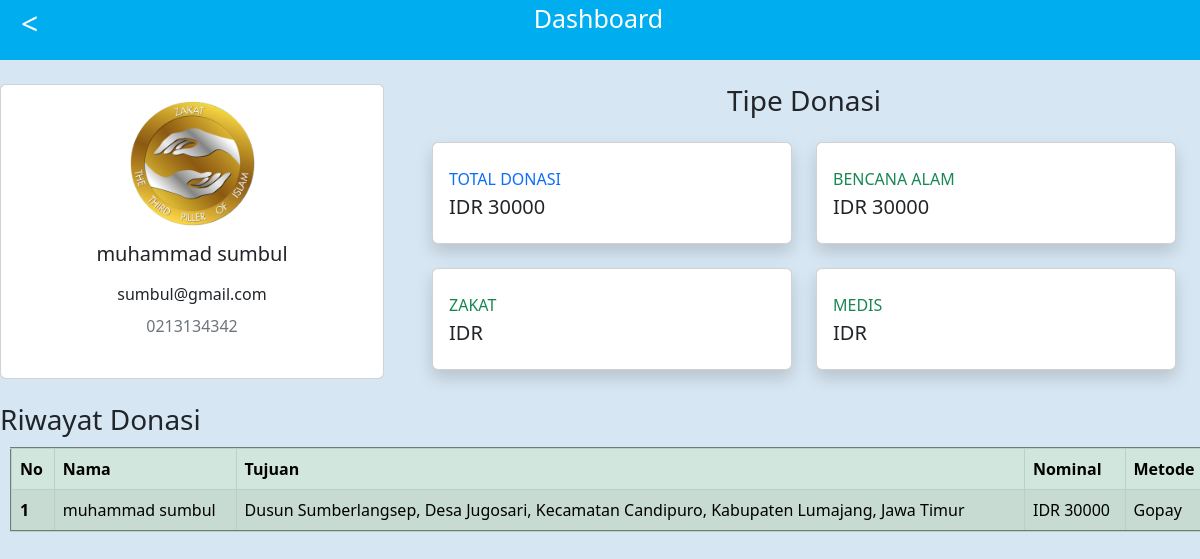
Page /histori/histori.php (signed in) on the committed database.
### tables this page shows
CREATE TABLE `profil` (
  `id_profil` int(11) NOT NULL,
  `username` varchar(50) NOT NULL,
  `profil` text NOT NULL
);

CREATE TABLE `users` (
  `nama` varchar(255) NOT NULL,
  `username` varchar(50) NOT NULL,
  `tgl_lahir` date NOT NULL,
  `email` varchar(50) NOT NULL,
  `no_tlpn` varchar(15) NOT NULL,
  `password` varchar(255) NOT NULL
);

CREATE TABLE `payment` (
  `id_payment` int(11) NOT NULL,
  `id_dana` int(11) NOT NULL,
  `username` varchar(50) NOT NULL,
  `nominal` int(255) NOT NULL,
  `metode` int(3) NOT NULL,
  `nama` varchar(255) NOT NULL,
  `email` varchar(50) NOT NULL,
  `doa` varchar(255) NOT NULL
);

CREATE TABLE `galangdana` (
  `id_dana` int(11) NOT NULL,
  `username` varchar(50) NOT NULL,
  `judul` varchar(255) NOT NULL,
  `tujuan` varchar(255) NOT NULL,
  `nama` varchar(255) NOT NULL,
  `waktu` date NOT NULL,
  `jenis` int(11) NOT NULL,
  `target` int(255) NOT NULL,
  `cerita` varchar(255) NOT NULL,
  `gambar` text NOT NULL
);

CREATE TABLE `metode` (
  `id_metode` int(3) NOT NULL,
  `nama` varchar(255) NOT NULL
);

### histori/histori.php (the view, shortened to what this page needs)
<?php
  include "../conf/koneksi.php";
  $username ="";
  $email = "";
  $no = "";
  if(isset($_SESSION["loginUsername"])){
    $loginUsername = $_SESSION["loginUsername"];
    $result = mysqli_query($koneksi, "SELECT * FROM users WHERE username = '$loginUsername'");
    $row = mysqli_fetch_assoc($result);
    $username = $row["nama"];
    $email = $row["email"];
    $no = $row["no_tlpn"];
    $rest = mysqli_query($koneksi, "SELECT payment.nama AS nama,galangdana.tujuan AS tujuan,payment.nominal AS nominal,metode.nama AS metode
    FROM payment JOIN galangdana ON(payment.id_dana=galangdana.id_dana) JOIN metode ON(payment.metode=metode.id_metode)
    WHERE payment.username = '$loginUsername'");
  $re = mysqli_query($koneksi, "SELECT profil FROM profil WHERE username = '$loginUsername'");
  $rew = mysqli_fetch_assoc($re);
  $profil = $rew["profil"];
  $total = mysqli_query($koneksi, "SELECT SUM(nominal) as total FROM payment WHERE username = '$loginUsername'");
  $tot = mysqli_fetch_assoc($total);
  $zakat = mysqli_query($koneksi, "SELECT SUM(payment.nominal) as total FROM payment JOIN galangdana on(payment.id_dana=galangdana.id_dana)
  WHERE payment.username = '$loginUsername' AND galangdana.jenis = '3'");
  $zak = mysqli_fetch_assoc($zakat);
  $benca = mysqli_query($koneksi, "SELECT SUM(payment.nominal) as total FROM payment JOIN galangdana on(payment.id_dana=galangdana.id_dana)
  WHERE payment.username = '$loginUsername' AND galangdana.jenis = '2'");
  $ben = mysqli_fetch_assoc($benca);
  $medis = mysqli_query($koneksi, "SELECT SUM(payment.nominal) as total FROM payment JOIN galangdana on(payment.id_dana=galangdana.id_dana)
  WHERE payment.username = '$loginUsername' AND galangdana.jenis = '1'");
  $med = mysqli_fetch_assoc($medis);
  }else{
    header("location: ../logReg/login.php");
  }
?>
<!DOCTYPE html>
<html lang="en">
  <head>
    <link href="https://cdn.jsdelivr.net/npm/bootstrap@5.2.3/dist/css/bootstrap.min.css" rel="stylesheet" />
    <link rel="stylesheet" href="histori.css" />
  </head>
  <body>
    <header class="header text-center">
      <div style="float: left">
        <button style="background-color: transparent; border-style: none; color: white; font-size: 30px; margin-left: 15px; width: 10px">
          <a style="text-decoration: none; color: white" href="../homepage/index.php"><</a>
        </button>
      </div>
      <span style="color: white; font-size: 25px; margin-left: -30px">Dashboard</span>
    </header>
    <br />
    <div class="row d-flex flex-row">
      <div class="container col-sm-8 col-md-4">
        <div class="card mb-4">
          <div class="card-body text-center">
            <img src="../img/<?= $profil; ?>" alt="avatar" class="rounded-circle img-fluid" style="width: 125px" />
            <h5 class="my-3"><?php echo $username ?></h5>
            <p class="mb-2"><?php echo $email ?></p>
            <p class="text-muted mb-4"><?php echo $no ?></p>
          </div>
        </div>
      </div>
      <div class="container col-md-8 col-sm-12">
        <div class="justify-content-center d-flex">
          <h1 class="h3 mb-0 text-gray-800">Tipe Donasi</h1>
        </div>
        <br />
        <div class="row container px-10 col-sm-12 mx-auto">
          <div class="col-sm-12 col-md-6 mb-4">
            <div class="card border-left-primary shadow h-100 py-2">
              <div class="card-body">
                <div class="row no-gutters align-items-center">
                  <div class="col mr-2">
                    <div class="text-xs font-weight-bold text-primary text-uppercase mb-1">Total Donasi</div>
                    <div class="h5 mb-0 font-weight-bold text-gray-800">IDR <?= $tot["total"];  ?></div>
                  </div>
                </div>
              </div>
            </div>
          </div>
          <div class="col-sm-12 col-md-6 mb-4">
            <div class="card border-left-success shadow h-100 py-2">
              <div class="card-body">
                <div class="row no-gutters align-items-center">
                  <div class="col mr-2">
                    <div class="text-xs font-weight-bold text-success text-uppercase mb-1">Bencana Alam</div>
                    <div class="h5 mb-0 font-weight-bold text-gray-800">IDR <?= $ben["total"];  ?></div>
                  </div>
                </div>
              </div>
            </div>
          </div>
          <div class="col-sm-12 col-md-6 mb-4">
            <div class="card border-left-success shadow h-100 py-2">
              <div class="card-body">
                <div class="row no-gutters align-items-center">
                  <div class="col mr-2">
                    <div class="text-xs font-weight-bold text-success text-uppercase mb-1">Zakat</div>
                    <div class="h5 mb-0 font-weight-bold text-gray-800" >IDR <?= $zak["total"];  ?></div>
                  </div>
                </div>
              </div>
            </div>
          </div>
          <div class="col-sm-12 col-md-6 mb-4">
            <div class="card border-left-success shadow h-100 py-2">
              <div class="card-body">
                <div class="row no-gutters align-items-center">
                  <div class="col mr-2">
                    <div class="text-xs font-weight-bold text-success text-uppercase mb-1">Medis</div>
                    <div class="h5 mb-0 font-weight-bold text-gray-800">IDR <?= $med["total"];  ?></div>
                  </div>
                </div>
              </div>
            </div>
          </div>
        </div>
      </div>
      <div class="d-flex">
        <h2 class="h3 mb-0 text-gray-800">Riwayat Donasi</h2>
      </div>
      <div class="table-responsive">
        <table class="table table-success table-striped table-bordered" border="2">
          <thead>
            <tr>
              <th scope="col">No</th>
              <th scope="col">Nama</th>
              <th scope="col">Tujuan</th>
              <th scope="col">Nominal</th>
              <th scope="col">Metode</th>
            </tr>
          </thead>
          <tbody>
          <?php $i = 1 ?>
          <?php while ( $rew = mysqli_fetch_assoc($rest)) : ?>
            <tr>
              <th scope="row"><?= $i; ?></th>
              <td><?= $rew["nama"]; ?></td>
              <td><?= $rew["tujuan"]; ?></td>
              <td>IDR <?= $rew["nominal"]; ?></td>
              <td><?= $rew["metode"]; ?></td>
            </tr>
            <?php $i++ ?>
            <?php endwhile; ?>
          </tbody>
        </table>
      </div>
    </div>
  </body>
</html>

### histori/histori.css (style rules this page uses)
body { box-sizing: content-box; margin: auto; background-color: #d6e6f2; }
.header { width: 100%; left: 0px; right: 0px; top: 0px; z-index: 11; background: rgb(0, 174, 239); height: 60px; }
.table { margin: 10px; }

### rows in the picture
profil: profil (picture)
users: nama "muhammad sumbul", email "sumbul@gmail.com", no_tlpn "0213134342"
payment: nama "muhammad sumbul", id_dana.tujuan "Dusun Sumberlangsep, Desa Jugosari, Kecamatan Candipuro, Kabupaten Lumajang, Jawa Timur", nominal "30000", metode.nama "Gopay"

### other values in the picture
$tot["total"] "30000"
$ben["total"] "30000"
